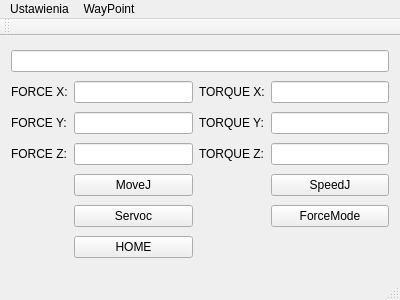
<?xml version="1.0" encoding="UTF-8"?>
<ui version="4.0">
 <class>MainWindow</class>
 <widget class="QMainWindow" name="MainWindow">
  <property name="geometry">
   <rect>
    <x>0</x>
    <y>0</y>
    <width>400</width>
    <height>300</height>
   </rect>
  </property>
  <property name="windowTitle">
   <string>MainWindow</string>
  </property>
  <widget class="QWidget" name="centralWidget">
   <layout class="QGridLayout" name="gridLayout">
    <item row="5" column="1">
     <widget class="QPushButton" name="pushButton_Servoc">
      <property name="text">
       <string>Servoc</string>
      </property>
     </widget>
    </item>
    <item row="1" column="1">
     <widget class="QLineEdit" name="lineEdit_Fx"/>
    </item>
    <item row="2" column="0">
     <widget class="QLabel" name="label_2">
      <property name="text">
       <string>FORCE Y:</string>
      </property>
     </widget>
    </item>
    <item row="4" column="3">
     <widget class="QPushButton" name="pushButton_SpeedJ">
      <property name="text">
       <string>SpeedJ</string>
      </property>
     </widget>
    </item>
    <item row="1" column="3">
     <widget class="QLineEdit" name="lineEdit_Tx"/>
    </item>
    <item row="1" column="2">
     <widget class="QLabel" name="label_4">
      <property name="text">
       <string>TORQUE X:</string>
      </property>
     </widget>
    </item>
    <item row="1" column="0">
     <widget class="QLabel" name="label">
      <property name="text">
       <string>FORCE X:</string>
      </property>
     </widget>
    </item>
    <item row="2" column="1">
     <widget class="QLineEdit" name="lineEdit_Fy"/>
    </item>
    <item row="2" column="3">
     <widget class="QLineEdit" name="lineEdit_Ty"/>
    </item>
    <item row="2" column="2">
     <widget class="QLabel" name="label_5">
      <property name="text">
       <string>TORQUE Y:</string>
      </property>
     </widget>
    </item>
    <item row="3" column="1">
     <widget class="QLineEdit" name="lineEdit_Fz"/>
    </item>
    <item row="3" column="2">
     <widget class="QLabel" name="label_6">
      <property name="text">
       <string>TORQUE Z:</string>
      </property>
     </widget>
    </item>
    <item row="3" column="3">
     <widget class="QLineEdit" name="lineEdit_Tz"/>
    </item>
    <item row="0" column="0" colspan="4">
     <widget class="QLineEdit" name="lineEdit_Connection">
      <property name="readOnly">
       <bool>true</bool>
      </property>
     </widget>
    </item>
    <item row="5" column="3">
     <widget class="QPushButton" name="pushButton_ForceMode">
      <property name="text">
       <string>ForceMode</string>
      </property>
     </widget>
    </item>
    <item row="3" column="0">
     <widget class="QLabel" name="label_3">
      <property name="text">
       <string>FORCE Z:</string>
      </property>
     </widget>
    </item>
    <item row="4" column="1">
     <widget class="QPushButton" name="pushButton_MoveJ">
      <property name="text">
       <string>MoveJ</string>
      </property>
     </widget>
    </item>
    <item row="6" column="1">
     <widget class="QPushButton" name="pushButton_Home">
      <property name="text">
       <string>HOME</string>
      </property>
     </widget>
    </item>
   </layout>
  </widget>
  <widget class="QMenuBar" name="menuBar">
   <property name="geometry">
    <rect>
     <x>0</x>
     <y>0</y>
     <width>400</width>
     <height>20</height>
    </rect>
   </property>
   <widget class="QMenu" name="menuustawienia">
    <property name="title">
     <string>Ustawienia</string>
    </property>
    <addaction name="actionUstawienia_okna"/>
    <addaction name="actionConnection"/>
   </widget>
   <widget class="QMenu" name="menuWayPoint">
    <property name="title">
     <string>WayPoint</string>
    </property>
    <addaction name="actionParameters"/>
    <addaction name="actionPlane_Callibration"/>
   </widget>
   <addaction name="menuustawienia"/>
   <addaction name="menuWayPoint"/>
  </widget>
  <widget class="QToolBar" name="mainToolBar">
   <attribute name="toolBarArea">
    <enum>TopToolBarArea</enum>
   </attribute>
   <attribute name="toolBarBreak">
    <bool>false</bool>
   </attribute>
  </widget>
  <widget class="QStatusBar" name="statusBar"/>
  <action name="actionUstawienia_okna">
   <property name="text">
    <string>Ustawienia okna</string>
   </property>
   <property name="shortcut">
    <string>Ctrl+S</string>
   </property>
  </action>
  <action name="actionConnection">
   <property name="text">
    <string>Connection</string>
   </property>
   <property name="shortcut">
    <string>Ctrl+N</string>
   </property>
  </action>
  <action name="actionParameters">
   <property name="text">
    <string>Parameters</string>
   </property>
   <property name="shortcut">
    <string>Ctrl+W</string>
   </property>
  </action>
  <action name="actionPlane_Callibration">
   <property name="text">
    <string>Plane Callibration</string>
   </property>
  </action>
 </widget>
 <layoutdefault spacing="6" margin="11"/>
 <resources/>
 <connections/>
</ui>
